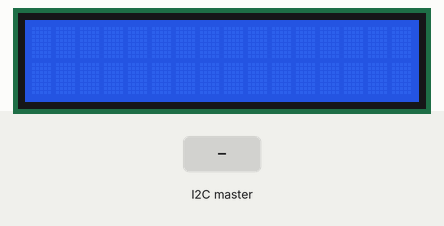
Recording of a sketch running on a simulated Arduino Uno, built with avr-gcc and run on an emulated ATmega328P. Shown: 16×2 character LCD. The inputs (shaded band) are chosen by the test bench. What the sketch prints to the serial monitor is not drawn.

Above: at 1.2 s.
1.3 s: the I2C master sends the byte 1
At 2.1 s:
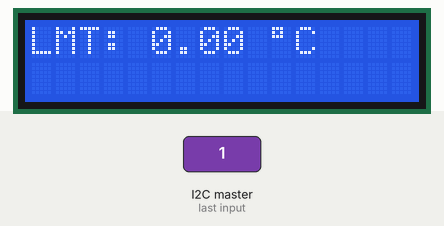
2.8 s: the I2C master sends the byte 90
At 3.2 s:
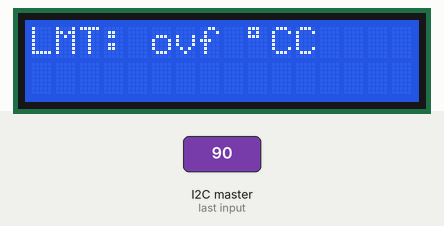
4.3 s: the I2C master sends the byte 0
At 5.6 s:
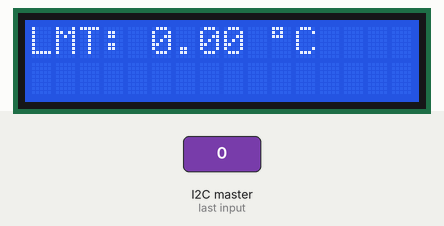
Timing chart, 0 to 7.3 s (numbered marks = the images above; inputs shaded):
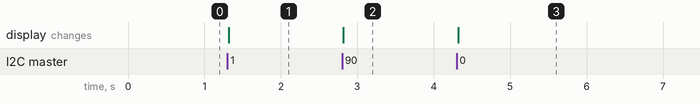

The sketch:

SlaveNANOLM35.ino
```cpp
#include <Wire.h>
#include <LiquidCrystal_I2C.h>
LiquidCrystal_I2C lcd(0x27,  2, 1, 0, 4, 5, 6, 7, 3, POSITIVE);

union
{
  float lmTemp;
  byte myArray[4];
} myData;

void setup()
{
  Wire.begin(0x08);
  Wire.onReceive(receiveEvent);
  Serial.begin(9600);
  lcd.begin(16,2);
  lcd.setCursor(0, 0);
}
void loop()
{

}

void receiveEvent(int howmany)
{
  interrupts(); //sei();
  myData.myArray[3] = Wire.read();
  myData.myArray[2] = Wire.read();
  myData.myArray[1] = Wire.read();
  myData.myArray[0] = Wire.read();

  Serial.print("LMT: ");
  Serial.print(myData.lmTemp, 2);
  Serial.println(" degC ");

  lcd.print(myData.lmTemp, 2);
  lcd.setCursor(0, 0);
  lcd.print("LMT: ");
  lcd.print(myData.lmTemp, 2);
  lcd.print(' ');
  lcd.write(0xDF);
  lcd.print('C');
  lcd.setCursor(0, 0);
}
```

Measured:
- after the input at 1.3 s, the display: changes at once (image 1)
- after the input at 2.8 s, the display: changes at once (image 2)
- after the input at 4.3 s, the display: changes at once (image 3)
